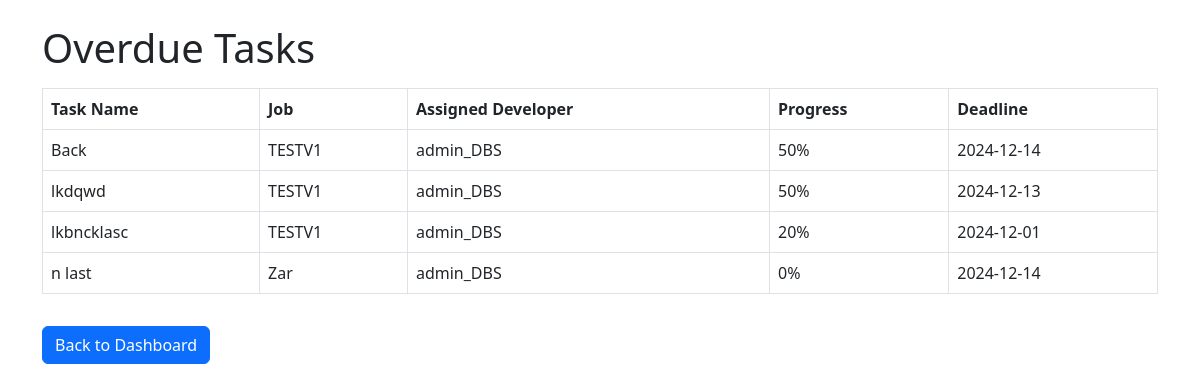
The app's page /overdue_tasks/ (signed in) with its own data.
### fin_app_v2/models.py (models this page shows, shortened)
class Task(models.Model):
    job = models.ForeignKey(Job, on_delete=models.CASCADE, related_name='tasks')
    title = models.CharField(max_length=100)
    hours = models.PositiveIntegerField(default=1)  # Default to 1 if not set
    description = models.TextField()
    assigned_users = models.ManyToManyField(User, related_name='developer_tasks')
    task_percentage = models.PositiveIntegerField()  # Percentage this task represents in the project
    progress = models.PositiveIntegerField(default=0)  # Developer's current progress (0-100%)
    start_date = models.DateField(auto_now_add=True, null=True)  # Start date for the task
    deadline = models.DateField(null=True, blank=True)  # Deadline for the task
    feedback = models.TextField(blank=True, null=True)  # Feedback from developer
    money_for_task = models.PositiveIntegerField(default=0)  # Payment for the task
    paid = models.BooleanField(default=False)  # To track if the developer has been paid

class Job(models.Model):
    title = models.CharField(max_length=100)
    client_email = models.EmailField(unique=True)
    client_password = models.CharField(max_length=100)
    over_all_income = models.PositiveIntegerField(default=0)  # Total income for the job
    created_at = models.DateTimeField(auto_now_add=True)  # Add this field

### fin_app_v2/views.py (the view)
# urls.py: path('overdue_tasks/', views.overdue_tasks, name='overdue_tasks'),
@login_required
def overdue_tasks(request):
    overdue_tasks = Task.objects.filter(
        progress__lt=100,  # Not completed
        deadline__lt=now().date()  # Deadline in the past
    ).select_related('job').prefetch_related('assigned_users')  # Use prefetch_related for many-to-many
    context = {
        'overdue_tasks': overdue_tasks,
    }
    return render(request, 'overdue_tasks.html', context)

### templates/overdue_tasks.html (shortened to what this page needs)
<!DOCTYPE html>
<html lang="en">
<head>
    <link href="https://cdn.jsdelivr.net/npm/bootstrap@5.3.0-alpha1/dist/css/bootstrap.min.css" rel="stylesheet">
</head>
<body>
    <div class="container mt-4">
        <h1>Overdue Tasks</h1>
        {% if overdue_tasks %}
        <table class="table table-bordered mt-3">
            <thead>
                <tr>
                    <th>Task Name</th>
                    <th>Job</th>
                    <th>Assigned Developer</th>
                    <th>Progress</th>
                    <th>Deadline</th>
                </tr>
            </thead>
            <tbody>
                {% for task in overdue_tasks %}
                <tr>
                    <td>{{ task.title }}</td>
                    <td>{{ task.job.title }}</td>
                    <td>{{ task.assigned_users.all|join:", " }}</td>
                    <td>{{ task.progress }}%</td>
                    <td>{{ task.deadline|date:"Y-m-d" }}</td>
                </tr>
                {% endfor %}
            </tbody>
        </table>
        {% else %}
        <p>No overdue tasks found.</p>
        {% endif %}
        <a href="{% url 'admin_dashboard' %}" class="btn btn-primary mt-3">Back to Dashboard</a>
    </div>
</body>
</html>

### records on screen
Task: title "Back", job "TESTV1", assigned_users.all "admin_DBS", progress "50", deadline "2024-12-14"
Task: title "lkdqwd", job "TESTV1", assigned_users.all "admin_DBS", progress "50", deadline "2024-12-13"
Task: title "lkbncklasc", job "TESTV1", assigned_users.all "admin_DBS", progress "20", deadline "2024-12-01"
Task: title "n last", job "Zar", assigned_users.all "admin_DBS", progress "0", deadline "2024-12-14"
